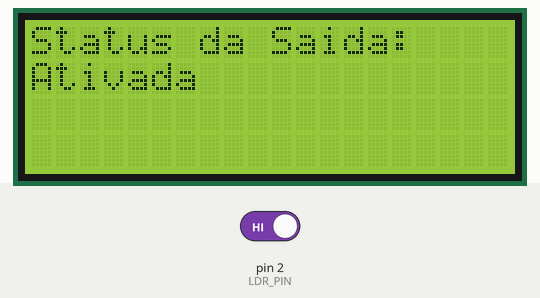
The sketch below on a simulated Arduino Uno, built with avr-gcc and run on an emulated ATmega328P. On the bench: 20×4 character LCD. Inputs (shaded band) come from the test bench; at power-on: pin 2 (LDR_PIN) HIGH.

Above: at 1.2 s.
1.3 s: pin 2 (LDR_PIN) driven LOW
At 2.1 s:
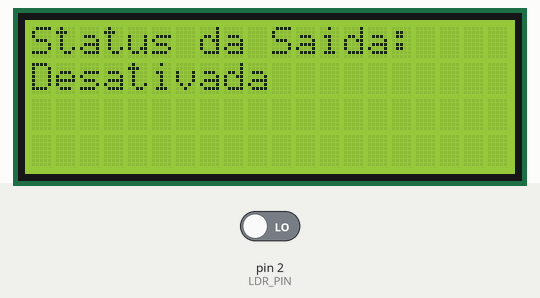
2.9 s: pin 2 (LDR_PIN) driven HIGH
At 4.3 s:
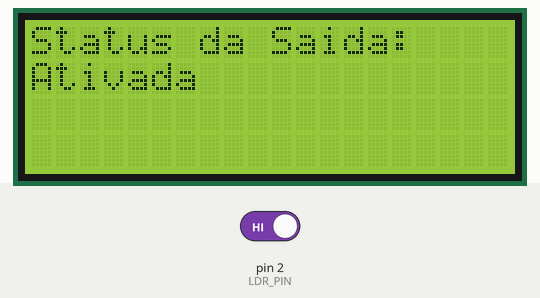
Timing chart, 0 to 5.9 s (numbered marks = the images above; inputs shaded):
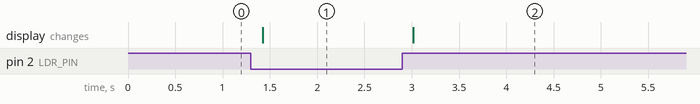

Measured:
- after the input at 1.3 s, the display: changes after 0.12 s (image 1)
- after the input at 2.9 s, the display: changes after 0.12 s (image 2)

The sketch:

SensordeLuminosidadeDigital.ino
```cpp
#include <LiquidCrystal_I2C.h>

#define LDR_PIN 2

LiquidCrystal_I2C lcd(0x27, 20, 4);

void setup() {
  pinMode(LDR_PIN, INPUT);
  lcd.init();
  lcd.backlight();
}

void loop() {
  lcd.setCursor(0, 0);
  lcd.print("Status da Saida:  ");
  lcd.setCursor(0, 1);
  if (digitalRead(LDR_PIN) == LOW) {
    lcd.print("Desativada      ");
  } else {
    lcd.print("Ativada         ");
  }
  delay(100);
}
```
